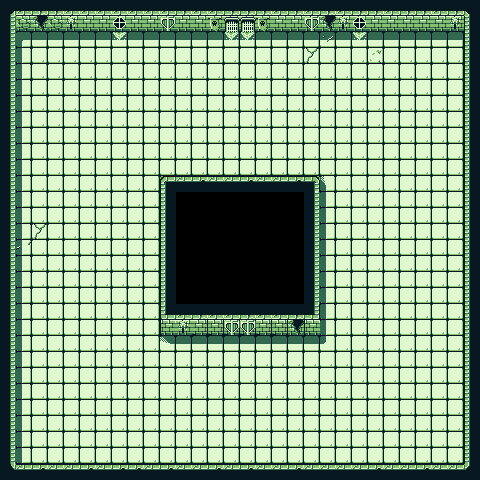

This is a level from a 2D game, rendered from its Tiled map with the project's own tilesets. A one-line summary and the map file follow, with tile-layer data summarised:
An orthogonal 30x30 tile map with 16x16 px tiles, 4 tile layers (Tile, Tile-Wall, Door Close, Items), 3 hidden layers not drawn, 2 tilesets.

<map version="1.9" tiledversion="1.9.2" orientation="orthogonal" renderorder="right-down" width="30" height="30" tilewidth="16" tileheight="16" infinite="0" nextlayerid="8" nextobjectid="1">
 <tileset firstgid="1" source="GBDungeon.tsx" />
 <tileset firstgid="71" source="Path.tsx" />
 <layer id="3" name="Tile" width="30" height="30">
  <data>[900 cells, 844 non-empty, 12 distinct tile ids]</data>
 </layer>
 <layer id="4" name="Tile-Wall" width="30" height="30">
  <data>[900 cells, 188 non-empty, 22 distinct tile ids]</data>
 </layer>
 <layer id="5" name="Door Close" width="30" height="30">
  <data>[900 cells, 2 non-empty, 1 distinct tile ids]</data>
 </layer>
 <layer id="6" name="Door Open" width="30" height="30" visible="0">
  <data>[900 cells, 2 non-empty, 1 distinct tile ids]</data>
 </layer>
 <layer id="7" name="Items" width="30" height="30">
  <data>[900 cells, 8 non-empty, 3 distinct tile ids]</data>
 </layer>
 <layer id="1" name="Wall" width="30" height="30" visible="0">
  <data>[900 cells, 394 non-empty, 1 distinct tile ids]</data>
 </layer>
 <layer id="2" name="Obstacle" width="30" height="30" visible="0">
  <data>[900 cells, 206 non-empty, 1 distinct tile ids]</data>
 </layer>
</map>
